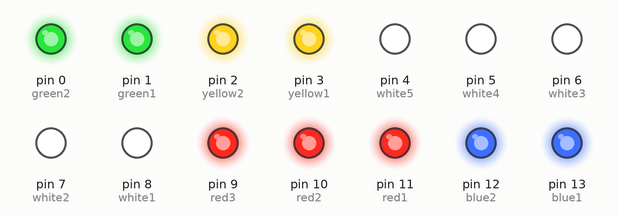
Simulated run of this sketch. Board: Arduino Uno, built with avr-gcc and run on an emulated ATmega328P. Shown: output pins drawn as LEDs (lit = HIGH).

Above: at 5.0 s.
At 10.5 s:
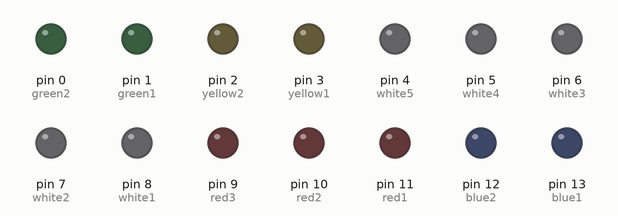
Timing chart, 0 to 14.3 s (numbered marks = the images above):
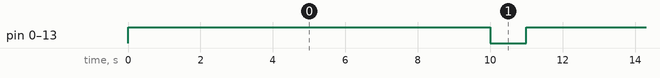

Measured:
- by itself, pin 0 (green2), pin 1 (green1), pin 2 (yellow2), pin 3 (yellow1), pin 4 (white5), pin 5 (white4), pin 6 (white3), pin 7 (white2), pin 8 (white1), pin 9 (red3), pin 10 (red2), pin 11 (red1), pin 12 (blue2), pin 13 (blue1): alternates HIGH for 10.0 s and LOW for 1.0 s

The sketch:

LightBar.ino
```cpp
/*
  Project: LightBoard
  Author: Jacob Pawlak
  Date: March 11th, 2016
*/

int blue1 = 13;
int blue2 = 12;
int red1 = 11;
int red2 = 10;
int red3 = 9;
int white1 = 8;
int white2 = 7;
int white3 = 6;
int white4 = 5;
int white5 = 4;
int yellow1 = 3;
int yellow2 = 2;
int green1 = 1;
int green2 = 0;

void setup()
{
  pinMode(blue1, OUTPUT);
  pinMode(blue2, OUTPUT);
  pinMode(red1, OUTPUT);
  pinMode(red2, OUTPUT);
  pinMode(red3, OUTPUT);
  pinMode(white1, OUTPUT);
  pinMode(white2, OUTPUT);
  pinMode(white3, OUTPUT);
  pinMode(white4, OUTPUT);
  pinMode(white5, OUTPUT);
  pinMode(yellow1, OUTPUT);
  pinMode(yellow2, OUTPUT);
  pinMode(green1, OUTPUT);
  pinMode(green2, OUTPUT);
}

void loop()
{
  digitalWrite(blue1, HIGH);
  digitalWrite(blue2, HIGH);
  digitalWrite(red1, HIGH);
  digitalWrite(red2, HIGH);
  digitalWrite(red3, HIGH);
  digitalWrite(white1, HIGH);
  digitalWrite(white2, HIGH);
  digitalWrite(white3, HIGH);
  digitalWrite(white4, HIGH);
  digitalWrite(white5, HIGH);
  digitalWrite(yellow1, HIGH);
  digitalWrite(yellow2, HIGH);
  digitalWrite(green1, HIGH);
  digitalWrite(green2, HIGH);
  delay(10000);
  digitalWrite(blue1, LOW);
  digitalWrite(blue2, LOW);
  digitalWrite(red1, LOW);
  digitalWrite(red2, LOW);
  digitalWrite(red3, LOW);
  digitalWrite(white1, LOW);
  digitalWrite(white2, LOW);
  digitalWrite(white3, LOW);
  digitalWrite(white4, LOW);
  digitalWrite(white5, LOW);
  digitalWrite(yellow1, LOW);
  digitalWrite(yellow2, LOW);
  digitalWrite(green1, LOW);
  digitalWrite(green2, LOW);
  delay(1000);
}
```
